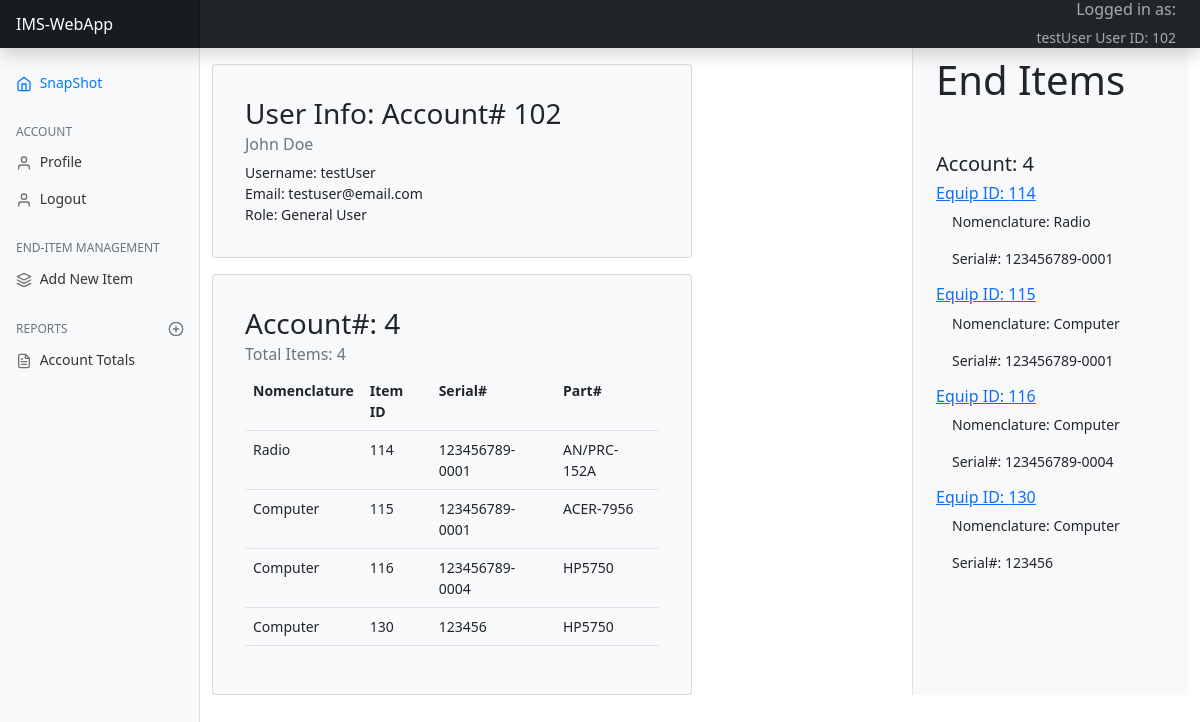
Page /home/ (signed in) on the committed database.
### account/models.py (models this page shows, shortened)
class Account(AbstractBaseUser):
    custodian_id            = models.AutoField(primary_key=True)
    email                   = models.EmailField(verbose_name="email",max_length=60, unique=True)
    username                = models.CharField(max_length=30, unique=True)
    first_name              = models.CharField(max_length=45)
    last_name               = models.CharField(max_length=45)
    date_joined             = models.DateTimeField(verbose_name='date joined', auto_now_add=True)
    last_login              = models.DateTimeField(verbose_name='last login', auto_now=True)
    is_admin                = models.BooleanField(default=False)
    is_active               = models.BooleanField(default=False)
    is_staff                = models.BooleanField(default=False)
    is_superuser            = models.BooleanField(default=False)
    USERNAME_FIELD = 'email'
    REQUIRED_FIELDS = ['username', 'first_name','last_name',]
    objects = MyAccountManager()
    def __str__(self):
        return self.email

### ims/models.py (models this page shows, shortened)
class EndItem(models.Model):
    SERVICEABLE = 'SR'
    NEEDS_REPAIR = 'R'
    UNREPAIRABLE = 'NR'
    STATUS_CHOICES = [
        (SERVICEABLE, 'Serviceable'),
        (NEEDS_REPAIR, 'Needs Repair'),
        (UNREPAIRABLE, 'Unrepairable'),
    ]
    end_item_id = models.AutoField(primary_key=True)
    nomenclature = models.CharField(max_length=45)
    part_number = models.CharField(max_length=45)
    serial_number = models.CharField(max_length=45)
    end_item_account_number = models.ForeignKey(EqAccount, on_delete=models.CASCADE, null=True, blank=True)
    status = models.CharField(max_length=45, choices=STATUS_CHOICES, default=SERVICEABLE)

### ims/views.py (the view)
# urls.py: 2. Add a URL to urlpatterns:  path('', views.home, name='home')
@login_required(login_url='login')
def home(request):
    current_user = request.user
    user_id = current_user.pk
    eq_acct = get_eq_acct(user_id)
    end_items = get_end_items(eq_acct)
    title = "Home"
    total_items = 0
    for item in end_items:
        total_items += 1
    context = {'total_items': total_items,
               'title': title,
               'current_user': current_user,
               'user_id': user_id,
               'eq_acct': eq_acct,
               'end_items': end_items
        }
    return render(request, 'ims/home.html', context)

### ims/views.py (called while the page is built)
def get_eq_acct(user_id):
    eq_acct = EqAccount.objects.values_list('eq_account_number', flat=True).filter(eq_account_custodian_id=user_id).first()
    return eq_acct

def get_end_items(eq_acct):
    end_items = EndItem.objects.filter(end_item_account_number=eq_acct)
    return end_items

### ims/templates/ims/home.html
{% extends "ims/ims_base.html" %}
{% block content %}
    <div class="card bg-light p-3 mt-3" style="width: 30rem;">
        <div class="card-body">
            <h3 class="card-title">User Info: Account# {{ user.pk }}</h3>
            <h6 class="card-subtitle mb-2 text-muted">{{ user.first_name }} {{ user.last_name }}</h6>
            <p class="card-text">Username: {{ user.username }}<br>
            Email: {{ user }}<br>
            {% if user.is_admin %}
                Role: Admin
            {% else %}
                Role: General User
            {% endif %}
            </p>
        </div>
    </div>
    <div class="card bg-light p-3 mt-3"   style="width: 30rem;">
        <div class="card-body">
            <h3 class="card-title">Account#: {{ eq_acct }}</h3>
            <h6 class="card-subtitle mb-2 text-muted">Total Items: {{ total_items }}</h6>
            <table class="table">
                <tr class="p-3">
                    <th>Nomenclature</th>
                    <th>Item ID</th>
                    <th>Serial#</th>
                    <th>Part#</th>
                </tr class="p-3">
                {% for item in end_items %}
                    <tr class="p-2">
                        <td>{{ item.nomenclature }}</td>
                        <td>{{ item.pk }}</td>
                        <td>{{ item.serial_number }}</td>
                        <td>{{ item.part_number }}</td>
                    </tr>
                {% endfor %}
            </table>
        </div>
    </div>
{% endblock %}

### ims/templates/ims/ims_base.html (shortened to what this page needs)
{% load static %}
<!doctype html>
<html lang="en">
  <head>
    <link href="https://cdn.jsdelivr.net/npm/bootstrap@5.0.0-beta2/dist/css/bootstrap.min.css" rel="stylesheet">
    <link href="https://getbootstrap.com/docs/5.0/examples/dashboard/dashboard.css" rel="stylesheet">
    <link rel="stylesheet" href="{% static 'ims_main.css' %}">
  </head>
<body>
    <header class="navbar navbar-dark sticky-top bg-dark flex-md-nowrap p-0 shadow">
        <a class="navbar-brand col-md-3 col-lg-2 me-0 px-3" href="{% url 'home' %}">IMS-WebApp</a>
        <div class="ml-auto pe-4 loggedin"><h6>Logged in as: </h6>{{ user.username }} User ID: {{ user.pk }}</div>
    </header>
    <div class="container-fluid">
        <div class="row">
            <div class="col-lg-2 col-md-3">
                <nav id="sidebarMenu" class="col-md-3 col-lg-2 d-md-block bg-light sidebar collapse">
                    <div class="position-sticky pt-3">
                        <ul class="nav flex-column">
                            <li class="nav-item">
                                <a class="nav-link active" aria-current="page" href="{% url 'home' %}">
                                    <span data-feather="home"></span>
                                    SnapShot
                                </a>
                            </li>
                        </ul>
                        <h6 class="sidebar-heading d-flex justify-content-between align-items-center px-3 mt-4 mb-1 text-muted">
                            <span>Account</span>
                        </h6>
                        <ul class="nav flex-column">
                            <li class="nav-item">
                                <a class="nav-link" href="{% url 'profile' %}">
                                    <span data-feather="user"></span>
                                    Profile
                                </a>
                            </li>
                            <li class="nav-item">
                                <a class="nav-link" href="{% url 'logout' %}">
                                    <span data-feather="user"></span>
                                    Logout
                                </a>
                            </li>
                        </ul>
                        <h6 class="sidebar-heading d-flex justify-content-between align-items-center px-3 mt-4 mb-1 text-muted">
                            <span>End-Item Management</span>
                        </h6>
                        <ul class="nav flex-column mb-2">
                            <li class="nav-item">
                                <a class="nav-link" href="{% url 'newItem' %}">
                                    <span data-feather="layers"></span>
                                    Add New Item
                                </a>
                            </li>
                        </ul>
                        <h6 class="sidebar-heading d-flex justify-content-between align-items-center px-3 mt-4 mb-1 text-muted">
                            <span>Reports</span>
                                <a class="link-secondary" href="#" aria-label="Add a new report">
                                    <span data-feather="plus-circle"></span>
                                </a>
                        </h6>
                        <ul class="nav flex-column mb-2">
                            <li class="nav-item">
                                <a class="nav-link" href="#">
                                    <span data-feather="file-text"></span>
                                        Account Totals
                                </a>
                            </li>
                        </ul>
                    </div>
                </nav>
            </div>
            <div id="page-content" class="col-md-6 col-lg-7 col-sm-8">
            {% block content %} {% endblock %}
            </div>
            <div class="col-md-3 col-lg-3 col-sm-4">
                <div class="container right-side">
                    <h1 class="pt-2 mb-5">End Items</h1>
                    <h5 class="acct_id" id="{{ eq_acct }}" name="acct_id">Account: {{ eq_acct }}</h5>
                    {% for item in end_items %}
                        <a id="{{ item.end_item_id }}" href="{% url 'updateItem' item.end_item_id %}"><h6>Equip ID: {{ item.end_item_id }}</h6></a>
                        <p class="ps-3">Nomenclature: {{ item.nomenclature }}</p>
                        <p class="ps-3">Serial#: {{ item.serial_number }}</p>
                    {% endfor %}
                </div>
            </div>
        </div>
    </div>
</body>
</html>

### ims/static/ims_main.css (style rules this page uses)
body { font-size: .875rem; }
.feather { width: 16px; height: 16px; vertical-align: text-bottom; }
.sidebar { position: fixed; top: 0; bottom: 0; left: 0; z-index: 100; padding: 48px 0 0; box-shadow: inset -1px 0 0 rgba(0, 0, 0, .1); }
.sidebar .nav-link { font-weight: 500; color: #333; }
.sidebar .nav-link .feather { margin-right: 4px; color: #727272; }
.sidebar .nav-link.active { color: #007bff; }
.sidebar .nav-link:hover .feather, .sidebar .nav-link.active .feather { color: inherit; }
.sidebar-heading { font-size: .75rem; text-transform: uppercase; }
.navbar-brand { padding-top: .75rem; padding-bottom: .75rem; font-size: 1rem; background-color: rgba(0, 0, 0, .25); box-shadow: inset -1px 0 0 rgba(0, 0, 0, .25); }

### ims/templates/ims/ims_base.html (style rules this page uses)
.loggedin { color: #aaaaaa; text-align: right; }
.right-side, .container { height: 100%; box-shadow: inset 1px 0 0 rgba(0, 0, 0, .1); overflow-x: auto; overflow-y: auto; border-left:inherit; background-color: #f8f9fa!important; }

### rows in the picture
Account: username "testUser", pk "102", first_name "John", last_name "Doe", email "testuser@email.com"
EndItem: nomenclature "Radio", pk "114", serial_number "123456789-0001", part_number "AN/PRC-152A", end_item_id "114"
EndItem: nomenclature "Computer", pk "115", serial_number "123456789-0001", part_number "ACER-7956", end_item_id "115"
EndItem: nomenclature "Computer", pk "116", serial_number "123456789-0004", part_number "HP5750", end_item_id "116"
EndItem: nomenclature "Computer", pk "130", serial_number "123456", part_number "HP5750", end_item_id "130"

### other values in the picture
{{ eq_acct }} "4"
{{ total_items }} "4"
